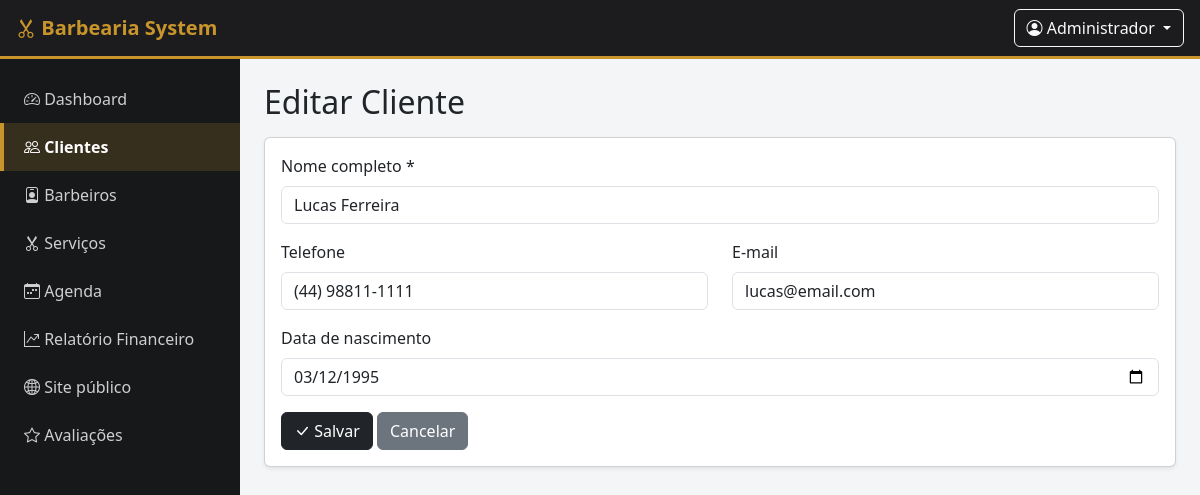
/clientes/form.php?id=1 (signed in), run on the app's committed database.
### tables this page shows
CREATE TABLE IF NOT EXISTS clientes (
    id INT AUTO_INCREMENT PRIMARY KEY,
    nome VARCHAR(100) NOT NULL,
    telefone VARCHAR(20),
    email VARCHAR(100),
    data_nascimento DATE NULL,
    criado_em TIMESTAMP DEFAULT CURRENT_TIMESTAMP
);

### clientes/form.php (the view, shortened to what this page needs)
<?php
require_once __DIR__ . '/../includes/auth.php';
$cliente = ['id' => '', 'nome' => '', 'telefone' => '', 'email' => '', 'data_nascimento' => ''];
$editando = false;
if (isset($_GET['id'])) {
    $stmt = $pdo->prepare("SELECT * FROM clientes WHERE id = ?");
    $stmt->execute([$_GET['id']]);
    $encontrado = $stmt->fetch();
    if ($encontrado) {
        $cliente = $encontrado;
        $editando = true;
    }
}
$pageTitle = $editando ? 'Editar Cliente' : 'Novo Cliente';
include __DIR__ . '/../includes/header.php';
include __DIR__ . '/../includes/sidebar.php';
?>
<div class="content">
    <h2 class="mb-3"><?= $pageTitle ?></h2>
    <div class="card shadow-sm">
        <div class="card-body">
            <form method="post" action="salvar.php">
                <div class="mb-3">
                    <label class="form-label">Nome completo *</label>
                    <input type="text" name="nome" class="form-control" required maxlength="100"
                           value="<?= htmlspecialchars($cliente['nome']) ?>">
                </div>
                <div class="row">
                    <div class="col-md-6 mb-3">
                        <label class="form-label">Telefone</label>
                        <input type="text" name="telefone" class="form-control" maxlength="20"
                               placeholder="(00) 00000-0000" value="<?= htmlspecialchars($cliente['telefone']) ?>">
                    </div>
                    <div class="col-md-6 mb-3">
                        <label class="form-label">E-mail</label>
                        <input type="email" name="email" class="form-control" maxlength="100"
                               value="<?= htmlspecialchars($cliente['email']) ?>">
                    </div>
                </div>
                <div class="mb-3">
                    <label class="form-label">Data de nascimento</label>
                    <input type="date" name="data_nascimento" class="form-control"
                           value="<?= htmlspecialchars($cliente['data_nascimento']) ?>">
                </div>
                <button type="submit" class="btn btn-dark"><i class="bi bi-check-lg"></i> Salvar</button>
                <a href="listar.php" class="btn btn-secondary">Cancelar</a>
            </form>
        </div>
    </div>
</div>
<?php include __DIR__ . '/../includes/footer.php'; ?>

### assets/css/style.css (style rules this page uses)
:root { --cor-primaria: #1c1c1e; --cor-secundaria: #c8952c; --cor-fundo: #f4f5f7; --cor-sidebar: #17181a; }
body { background-color: var(--cor-fundo); font-family: 'Segoe UI', Roboto, Arial, sans-serif; }
.content { max-width: 1200px; }

### data on the page
clientes: nome "Lucas Ferreira", telefone "(44) 98811-1111", email "lucas@email.com", data_nascimento "03/12/1995"

### other printed values
$_SESSION['usuario_nome'] "Administrador"
$pageTitle "Editar Cliente"
